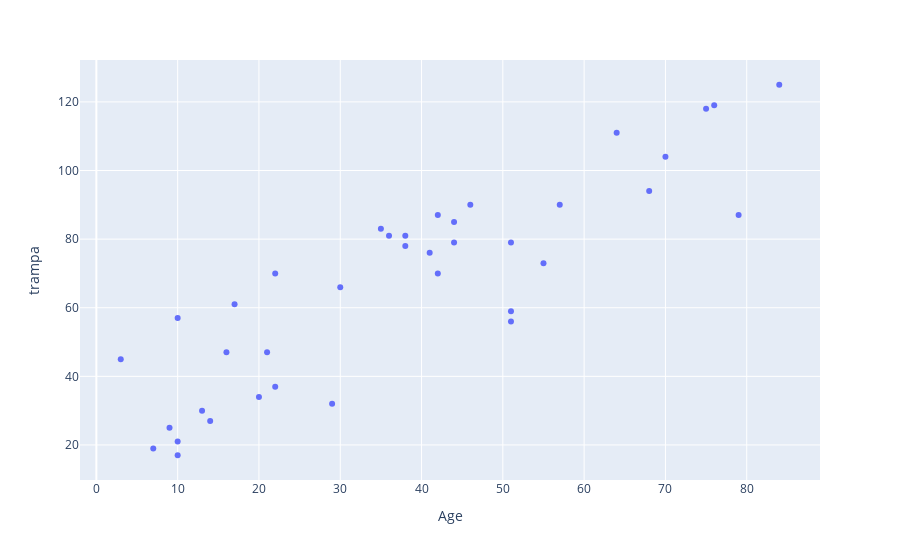

Write notebook code for a chart like this one.
### Code cell
fig = px.scatter(date2admission_copy, x="Age", y="trampa", title='')
fig.show()

### Figure 1 — Plotly figure (JSON) as saved in the notebook; plotly's stock layout.template omitted (floating-point values rounded to 4 significant figures)
{"data": [{"hovertemplate": "Age=%{x}<br>trampa=%{y}<extra></extra>", "legendgroup": "", "marker": {"color": "#636efa", "symbol": "circle"}, "mode": "markers", "name": "", "orientation": "v", "showlegend": false, "type": "scatter", "x": [16, 22, 10, 35, 7, 10, 21, 36, 75, 44, 44, 17, 29, 42, 76, 79, 70, 64, 38, 38, 46, 20, 84, 55, 57, 13, 68, 14, 22, 9, 51, 51, 41, 42, 30, 10, 3, 51], "xaxis": "x", "y": [47, 70, 21, 83, 19, 17, 47, 81, 118, 79, 85, 61, 32, 87, 119, 87, 104, 111, 81, 78, 90, 34, 125, 73, 90, 30, 94, 27, 37, 25, 59, 56, 76, 70, 66, 57, 45, 79], "yaxis": "y"}], "layout": {"legend": {"tracegroupgap": 0}, "margin": {"t": 60}, "xaxis": {"anchor": "y", "domain": [0, 1], "title": {"text": "Age"}}, "yaxis": {"anchor": "x", "domain": [0, 1], "title": {"text": "trampa"}}}}
